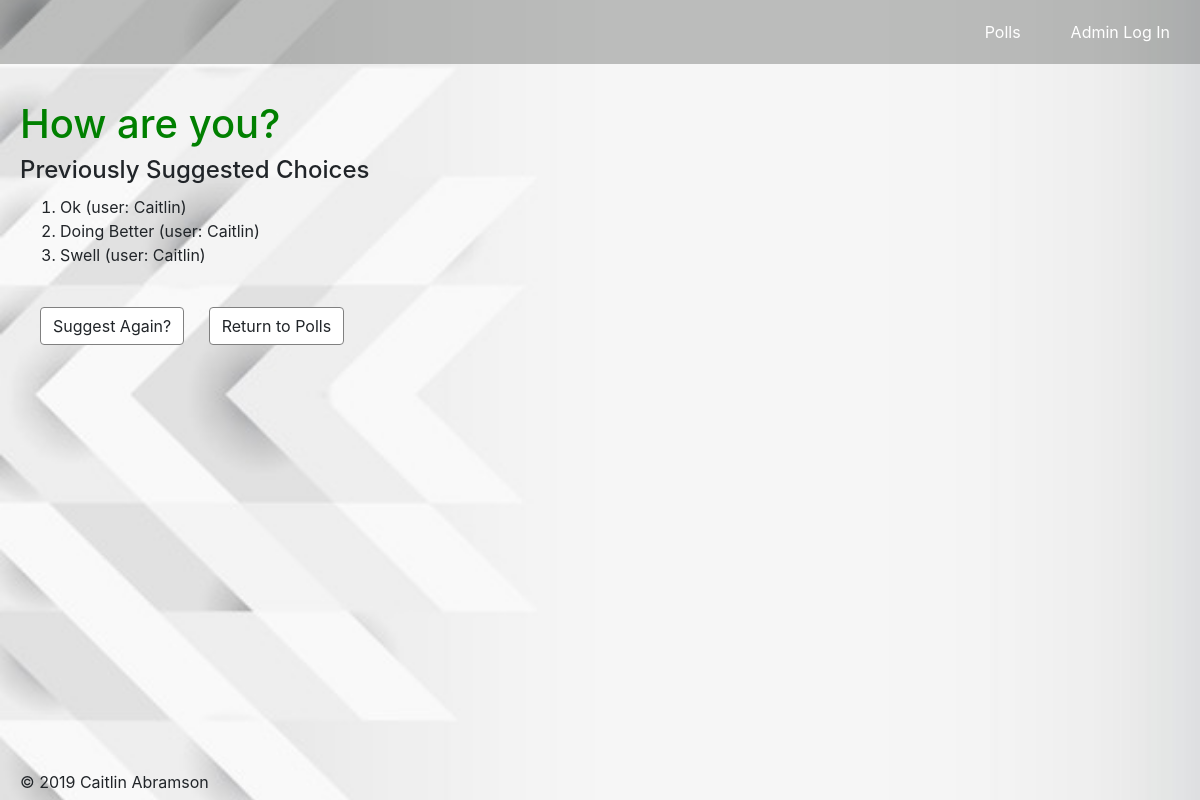
The app's page /polls/2/suggestions/list with its own data.
### polls/models.py (models this page shows, shortened)
class Question(models.Model):
    question_text = models.CharField(max_length=200)
    pub_date = models.DateTimeField('date published')

class Suggestion(models.Model):
    question = models.ForeignKey(Question,
        on_delete=models.CASCADE)
    suggestion_name = models.CharField(max_length=100)
    suggestion_text = models.CharField(max_length=250)

### polls/views.py (the view)
# urls.py: path('<int:pk>/suggestions/list', views.SuggestionListView.as_view(), name='suggestionsList')
class SuggestionListView(generic.DetailView):
    model = Question
    template_name = 'polls/suggestionsList.html'

### polls/templates/polls/suggestionsList.html (shortened to what this page needs)
<!DOCTYPE html>
<head>
    {% load staticfiles %}
    <link rel='stylesheet' type='text/css' href="/static/polls/css/bootstrap.min.css" />
    <link rel="stylesheet" type="text/css" href="{% static 'polls/style.css' %}">
</head>
<body>
    <div class="nav">
        <ul>
            <li class="nav_link"> <a href="http://127.0.0.1:8000/admin/"> Admin Log In</a> </li>
            <li class="nav_link"><a href="{% url 'polls:index' %}"> Polls </a></li>
        </ul>
    </div>
    <div class="header">
        <h1 class="question_label">{{ question.question_text }}</h1>
        <h4> Previously Suggested Choices </h4>
    </div>
    <div class="suggestion_list">
        <ul>
        {% for suggestion in question.suggestion_set.all %}
            <li>{{ suggestion.suggestion_text }} (user: {{ suggestion.suggestion_name }}) </li>
        {% endfor %}
        </ul>
    </div>
    <div class="buttons">
        <a class="btn btn-default" href="{% url 'polls:suggestions' question.id %}" role="button">Suggest Again?</a>
        <a class="btn btn-default" href="{% url 'polls:index' %}" role="button">Return to Polls</a>
    </div>
    <div class="footer">
        <p>&copy; 2019 Caitlin Abramson</p>
</body>

### polls/static/polls/style.css (style rules this page uses)
body { background: url("images/background.jpg") no-repeat; background-size: cover; background-position: left; background-attachment: fixed; }
.header, .buttons, .poll_list { margin-left: 20px; margin-top: 20px; }
.buttons .btn { margin-left: 20px; }
.btn { margin-top: 20px; background-color: white; border-color: grey; border-width: 0.5pt; }
.question_label { color: green; }
ul { list-style-type: none; text-decoration: none; }
li a { color: green; }
.nav ul { width: 100%; background-color:rgba(51, 53, 51, 0.3); }
.nav a { display: block; padding: 20px; padding-right: 30px; color: white; }
.nav li { float: right; }
.footer { left: 0; bottom: 0; width: 100%; padding-left: 20px; position: fixed; height: 20px; margin-bottom: 10px; }
.background_container, .footer { display: block; }
.suggestion_list { margin-top: 10px; margin-left: 20px; }
.suggestion_list li { list-style-type: decimal; }

### records on screen
Question: question_text "How are you?"
Suggestion: suggestion_text "Ok", suggestion_name "Caitlin"
Suggestion: suggestion_text "Doing Better", suggestion_name "Caitlin"
Suggestion: suggestion_text "Swell", suggestion_name "Caitlin"
